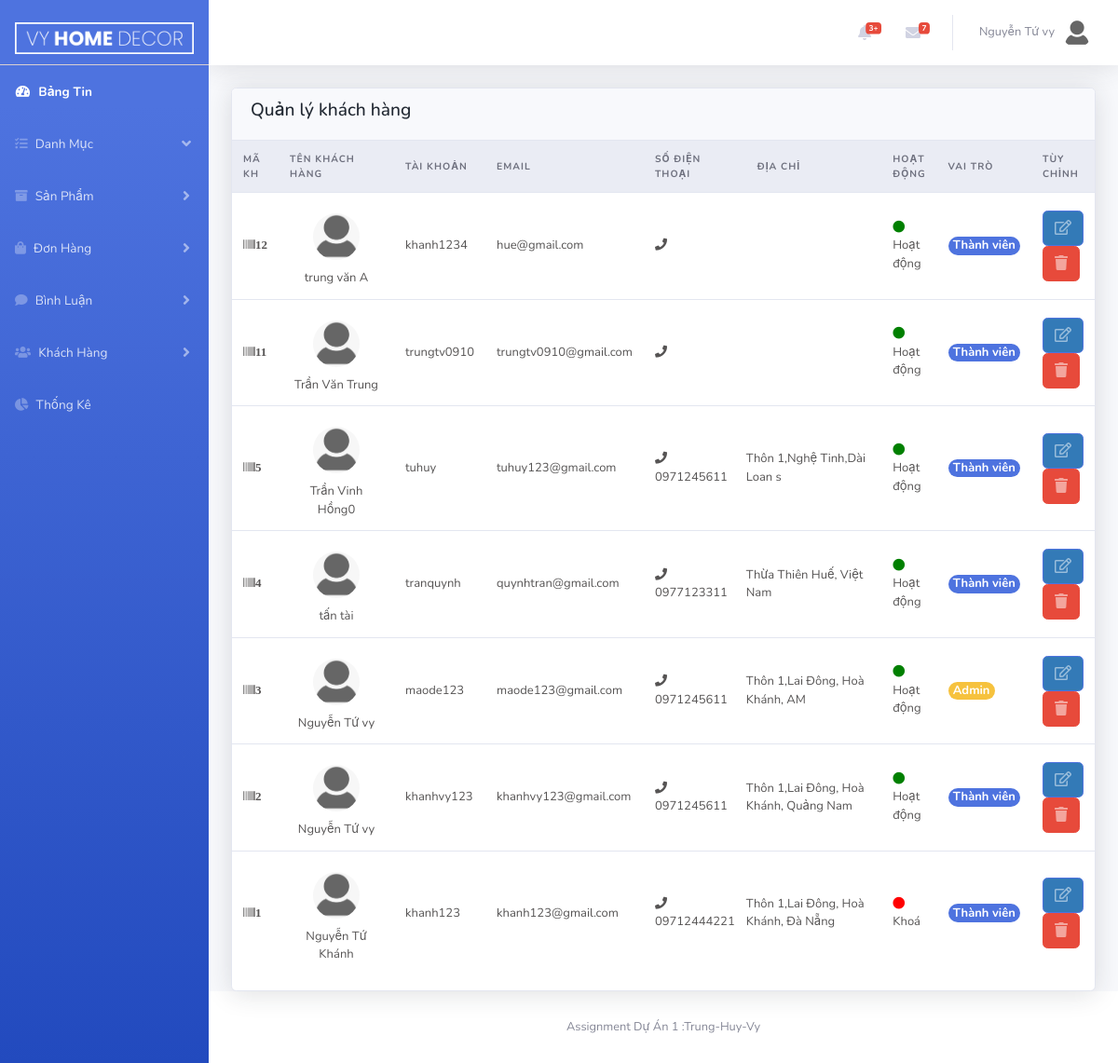
Before: /Admin/index.php?act=customer&list (signed in) with the older database file.
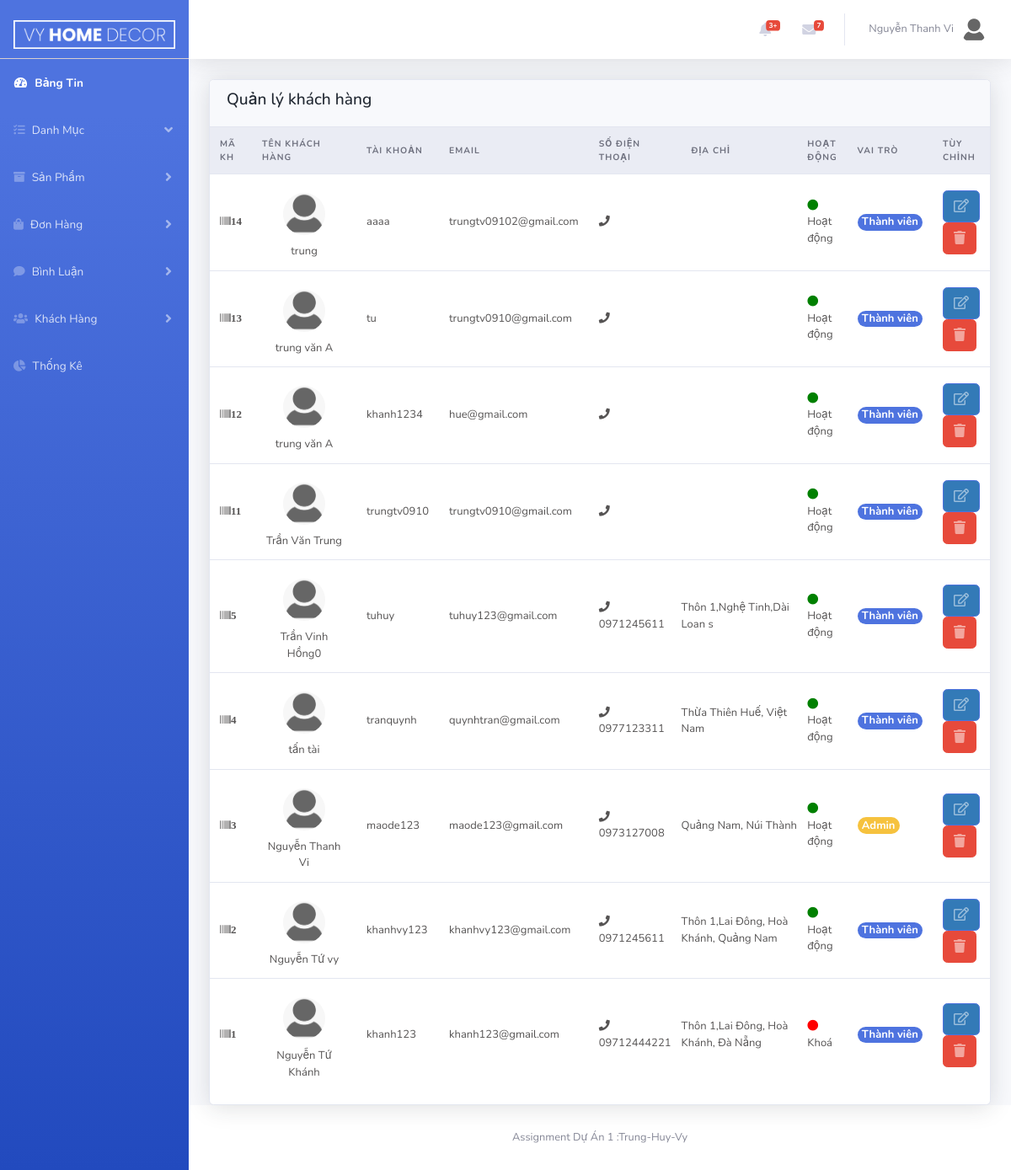
After: the same page with the newer database file.
### tables this page shows
CREATE TABLE `tbl_customer` (
  `custId` int(10) NOT NULL,
  `username` varchar(50) NOT NULL,
  `password` varchar(50) NOT NULL,
  `custName` varchar(50) NOT NULL,
  `image` varchar(255) DEFAULT NULL,
  `phone` varchar(50) DEFAULT NULL,
  `email` varchar(50) NOT NULL,
  `address` text DEFAULT NULL,
  `status` int(10) NOT NULL COMMENT '0:block ; 1:hoạt động',
  `role` int(10) NOT NULL COMMENT '0:khách hàng ;1:Admin'
);

### model/pdo.php (called while the page is built, shortened)
<?php
function pdo_get_connection()
{   $servername="localhost";
    $username='root';
    $password='';
    try{
        $dburl="mysql:host=$servername;dbname=vyhomedecor; charset=utf8";
        $conn = new PDO($dburl,$username,$password);
        $conn->setAttribute(PDO::ATTR_ERRMODE,PDO::ERRMODE_EXCEPTION);
        return $conn;
        }
        catch(PDOException $e){
            return "lỗi kết nối :". $e->getMessage();
        }
}
function pdo_query($sql){
    $sql_args = array_slice(func_get_args(),1);
    try{
        $conn =pdo_get_connection();
        $stmt =$conn->prepare($sql);
        $stmt -> execute($sql_args);
        $row =$stmt->fetchAll();
        return $row;
    }catch(PDOException $e){
        throw $e;
    }
    finally{
        unset($conn);
    }
}
?>

### model/customer.php (called while the page is built, shortened)
<?php
include_once 'pdo.php';
function loadAll_customer(){
    $sql="SELECT * FROM tbl_customer order by custId DESC";
    $listcustomer=pdo_query($sql);
    return $listcustomer;
}
?>

### Admin/customer/list.php (the view, shortened to what the changed rows need)
<div class="row">
    <div class="col-xl-12">
        <div class="card">
            <div class="table-responsive">
                <form action="" method="post">
                    <table class="table align-items-center table-flush ">
                        <thead class="thead-light">
                            <tr class="table_01">
                                <th>Mã KH</th>
                                <th>Tên Khách Hàng</th>
                                <th>Tài Khoản</th>
                                <th>Email</th>
                                <th>Số Điện Thoại</th>
                                <th>Địa chỉ</th>
                                <th>Hoạt Động</th>
                                <th>Vai trò</th>
                                <th>Tùy Chỉnh</th>
                            </tr>
                        </thead>
                        <tbody>
                            <?php
                            foreach ($listcustomer as $customer) {
                                extract($customer);
                            ?>
                                <tr>
                                    <td><i class="fas fa-barcode"><?= $custId ?></td>
                                    <td class="text-center">
                                        <div class="reply_img text-center">
                                            <img width="50" src="img_tam/anhavatar.png" alt="">
                                        </div>
                                        <?= $custName ?>
                                    </td>
                                    <td>
                                        <?= $username ?>
                                    </td>
                                    <td><i class="ni ni-email-83"></i> <?= $email ?> </td>
                                    <td><i class="fas fa-phone"></i> <?= $phone ?></td>
                                    <td><?= $address ?></td>
                                    <td><span class="text-seccess"><?php
                                                                    if ($status == 0) {
                                                                        echo " <i class='fas fa-circle fa-red'></i> Khoá ";
                                                                    } else {
                                                                        echo "<i class='fas fa-circle fa-green'></i> Hoạt động  ";
                                                                    }
                                                                    ?></span></td>
                                    <td>
                                        <?php
                                        if ($role == 1) {
                                            echo '<div style="font-size:100% ;color:#fff" class="badge bg-warning rounded-pill">Admin</div>';
                                        } else {
                                            echo '<div style="font-size:100% ;color:#fff" class="badge bg-primary text-white rounded-pill">Thành viên</div>';
                                        }
                                        ?>
                                    </td>
                                    <td>
                                        <a class="btn  btn-primary" href="index.php?act=customer&edit=<?= $custId ?>"><span class="icon text-white-50"><i class="far fa-edit"></i></span></a>
                                        <a class="btn btn_xoa btn-danger" onclick="return confirm('Bạn có chắc xóa khách hàng này')" href="index.php?act=customer&delete=<?= $custId ?>"><span class="icon text-white-50"><i class="fas fa-trash"></i></span></a>
                                    </td>
                                </tr>
                            <?php  }
                            ?>
                        </tbody>
                    </table>
                </form>
            </div>
        </div>
    </div>
</div>

### Admin/inc_admin/top_bar.php (shortened to what the changed rows need)
<?php
include_once '../model/pdo.php';
?>
<nav class="navbar navbar-expand navbar-light bg-white topbar mb-4 static-top shadow">
    <ul class="navbar-nav ml-auto">
        <li class="nav-item dropdown no-arrow">
            <a class="nav-link dropdown-toggle" href="#" id="userDropdown" role="button" data-toggle="dropdown" aria-haspopup="true" aria-expanded="false">
                <?php
                     if (isset($account)){
                 ?>
                <span class="mr-2 d-none d-lg-inline text-gray-600 small"><?=$account['custName'] ?></span>
                <img class="img-profile rounded-circle" src="../images/avatar.png">
                <?php }
                ?>
            </a>
        </li>
    </ul>
 </nav>

Changed rows visible on the page:
added tbl_customer: custId "14", custName "trung", username "aaaa", email "trungtv09102@gmail.com", status 1 (drawn), role "Thành viên"
added tbl_customer: custId "13", custName "trung văn A", username "tu", email "trungtv0910@gmail.com", status 1 (drawn), role "Thành viên"
changed tbl_customer "maode123": custName "Nguyễn Tứ vy" → "Nguyễn Thanh Vi"; phone "0971245611" → "0973127008"; address "Thôn 1,Lai Đông, Hoà Khánh, AM" → "Quảng Nam, Núi Thành"
Other visible differences:
$account['custName']: "Nguyễn Tứ vy" → "Nguyễn Thanh Vi"
